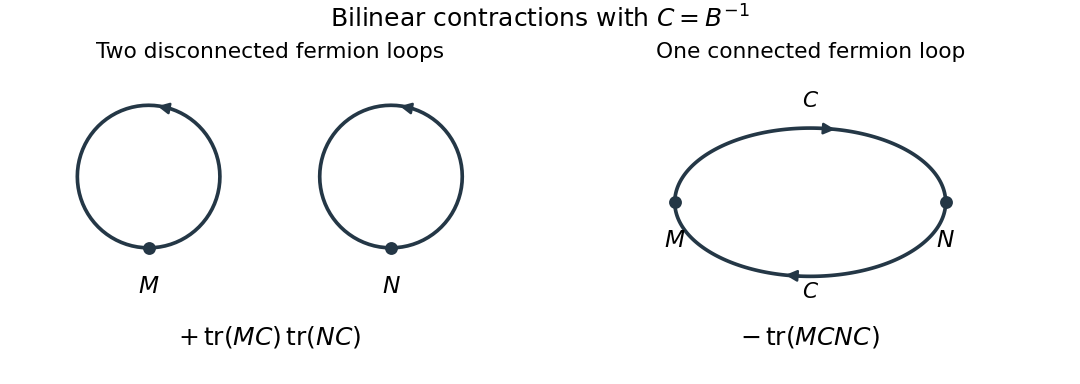

The script that saved this image:
"""Ordered Grassmann bilinear contractions; Python 3.14, root Matplotlib/NumPy.

Write the matching PNG to the caller's working directory.
"""
import numpy as np
import matplotlib
matplotlib.use('Agg')
import matplotlib.pyplot as plt

fig, axes = plt.subplots(1, 2, figsize=(9, 3.2), layout='constrained', facecolor='white')
ink = '#243746'
def curve(ax, x, y, arrow_index):
    ax.plot(x, y, color=ink, lw=2.2)
    i = arrow_index
    ax.annotate('', (x[i+3], y[i+3]), (x[i-3], y[i-3]),
                arrowprops={'arrowstyle':'-|>', 'color':ink, 'lw':1.5, 'mutation_scale':14})
def vertex(ax, x, y, label):
    ax.scatter([x], [y], s=45, color=ink, zorder=3)
    ax.text(x, y-.19, label, ha='center', va='top', fontsize=14)

ax = axes[0]
for center, label in [(-.85, '$M$'), (.85, '$N$')]:
    t = np.linspace(-np.pi/2, 3*np.pi/2, 161)
    curve(ax, center+.5*np.cos(t), .18+.5*np.sin(t), 75)
    vertex(ax, center, -.32, label)
ax.set_title('Two disconnected fermion loops', fontsize=13)
ax.text(0, -1.0, r'$+\,\mathrm{tr}(MC)\,\mathrm{tr}(NC)$', ha='center', fontsize=15)

ax = axes[1]
t = np.linspace(np.pi, 0, 121)
curve(ax, .95*np.cos(t), .52*np.sin(t), 65)
t = np.linspace(0, -np.pi, 121)
curve(ax, .95*np.cos(t), .52*np.sin(t), 65)
vertex(ax, -.95, 0, '$M$')
vertex(ax, .95, 0, '$N$')
ax.text(0, .67, '$C$', ha='center', fontsize=13)
ax.text(0, -.67, '$C$', ha='center', fontsize=13)
ax.set_title('One connected fermion loop', fontsize=13)
ax.text(0, -1.0, r'$-\,\mathrm{tr}(MCNC)$', ha='center', fontsize=15)
for ax in axes:
    ax.set(xlim=(-1.65, 1.65), ylim=(-1.24, .94))
    ax.set_aspect('equal')
    ax.axis('off')
fig.suptitle(r'Bilinear contractions with $C=B^{-1}$', fontsize=15)
fig.savefig('paper-51-fermion-loops.png', dpi=120, facecolor='white')
plt.close(fig)
